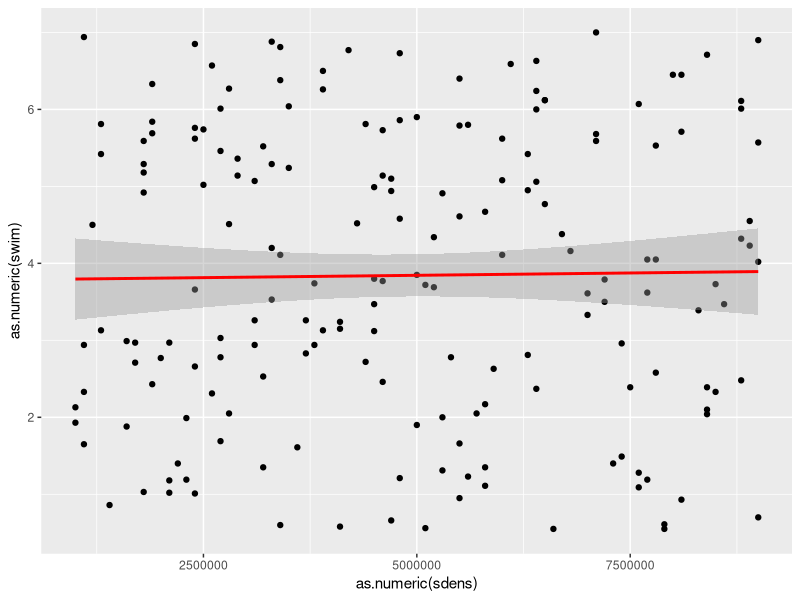
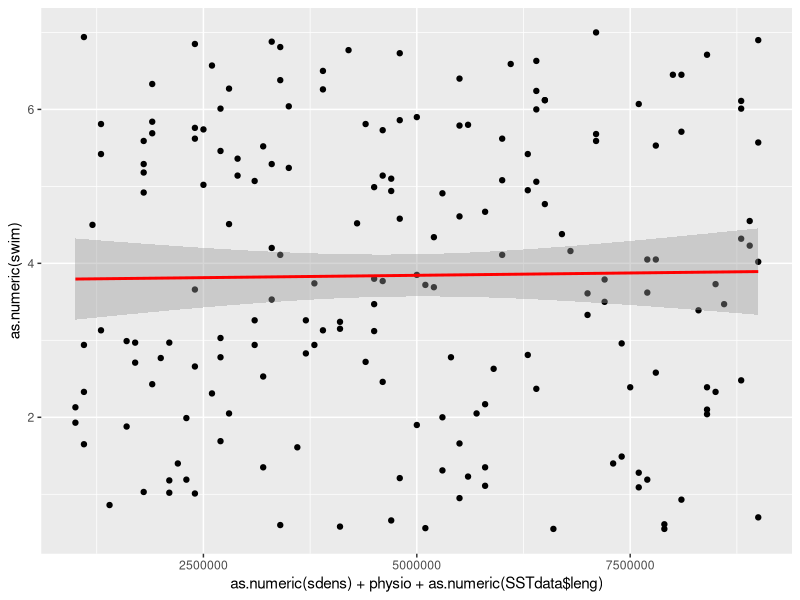

The R source for these figures, in order:
## ---- chunk 1
tank<-sample(c("S1", "S2", "S3", "S4", "ENV"), 183, replace = TRUE)
sdens<-as.numeric(sample(seq(1000000,9000000, 100000), 183, replace=TRUE))
swim<-as.numeric(sample(seq(0.5, 7, 0.01), 183, replace=TRUE))
prHb<-sample(seq(5.9,6.3, 0.01), 183, replace=TRUE)
poHb<-sample(seq(6.2,6.9, 0.01), 183, replace=TRUE)
prHct<-sample(seq(25,28, 0.1), 183, replace=TRUE)
poHct<-sample(seq(27,31, 0.1), 183, replace=TRUE)
bLac<-sample(seq(4.0,6.8, 0.01), 183, replace=TRUE)
bGlu<-sample(seq(4.6,8, 0.01), 183, replace=TRUE)
mLac<-sample(seq(24,30, 0.01), 183, replace=TRUE)
mGlu<-sample(seq(1.5,3.3, 0.01), 183, replace=TRUE)
mGly<-sample(seq(1.5,3.8, 0.01), 183, replace=TRUE)
CS<-sample(seq(0.1,0.5, 0.01), 183, replace=TRUE)
LDH<-sample(seq(0.2,0.8, 0.01), 183, replace=TRUE)
leng<-sample(119:200, 183, replace=TRUE)
sex<-sample(c("M", "F"), 183, replace = TRUE)
## ---- chunk 2
SSTdata<-as.data.frame(cbind(tank, sdens, swim, prHb, poHb, prHct, poHct, bLac, bGlu, mLac, mGlu, mGly, CS, LDH, leng, sex))

## ---- chunk 3
timexspore<-lm(as.numeric(SSTdata$swim) ~ as.numeric(SSTdata$sdens))
summary(timexspore)
## ---- chunk 4
library(ggplot2)
## ---- chunk 5
ggplot(SSTdata, aes(x = as.numeric(sdens), y = as.numeric(swim))) + 
  geom_point() +
  stat_smooth(method = "lm", col = "red")
## ---- chunk 6
physio<-as.numeric(SSTdata$prHb)+as.numeric(SSTdata$poHb)+as.numeric(SSTdata$prHct)+as.numeric(SSTdata$poHct)+as.numeric(SSTdata$bLac)+as.numeric(SSTdata$mLac)+as.numeric(SSTdata$bGlu)+as.numeric(SSTdata$mGlu)+as.numeric(SSTdata$mGly)+as.numeric(SSTdata$CS)+as.numeric(SSTdata$LDH)

ts2<-lm(as.numeric(SSTdata$swim) ~ as.numeric(SSTdata$sdens) + physio + as.numeric(SSTdata$leng))

summary(ts2)
## ---- chunk 7
ggplot(SSTdata, aes(x = as.numeric(sdens) + physio + as.numeric(SSTdata$leng), y = as.numeric(swim))) + 
  geom_point() +
  stat_smooth(method = "lm", col = "red")
## ---- chunk 8
pca1<-prcomp(as.numeric(SSTdata$swim) + as.numeric(SSTdata$sdens) + physio + as.numeric(SSTdata$leng), scale=TRUE)
summary(pca1)
